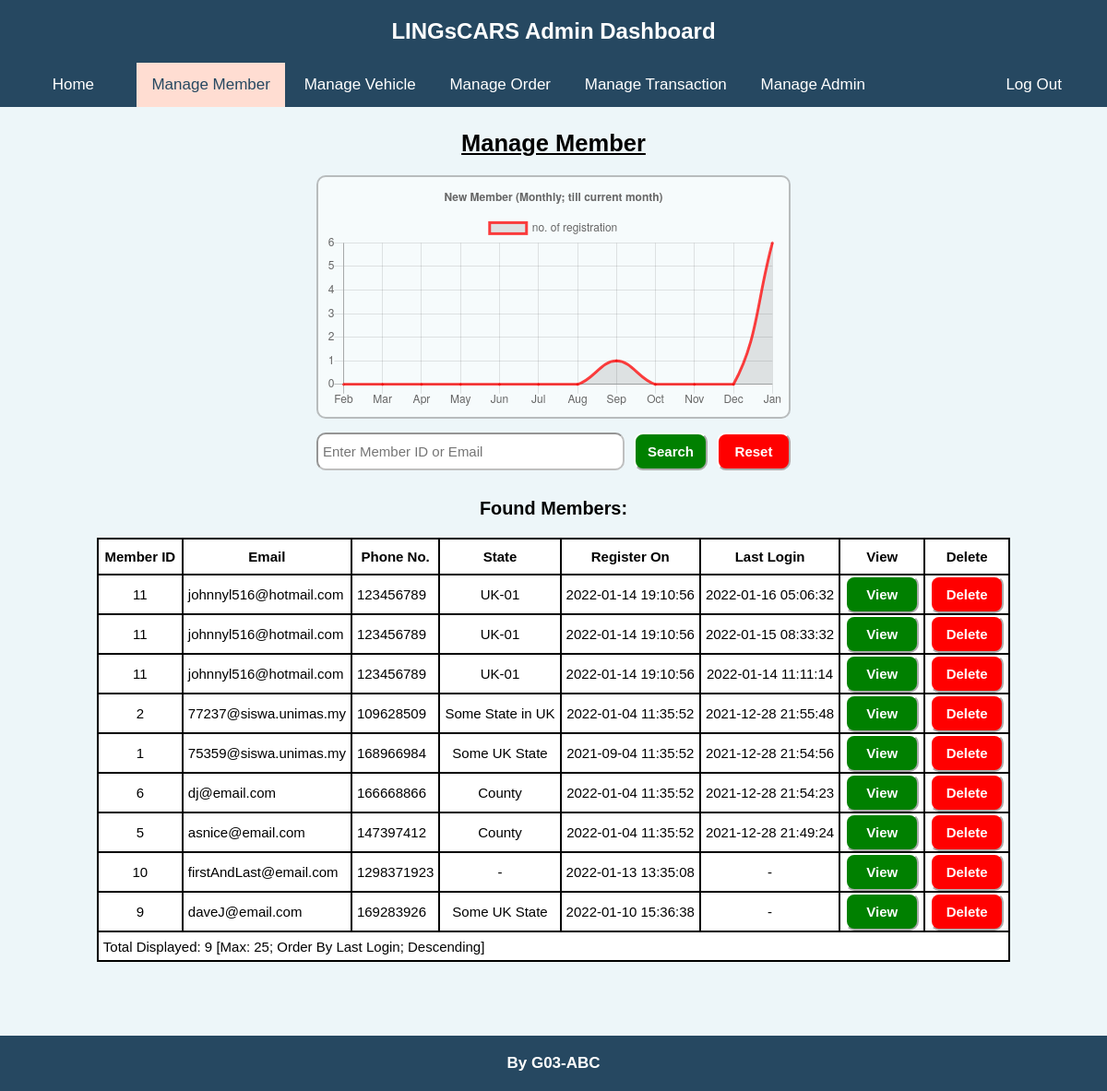
/admin/manageMember.php (signed in), run on an earlier commit of the app's database.
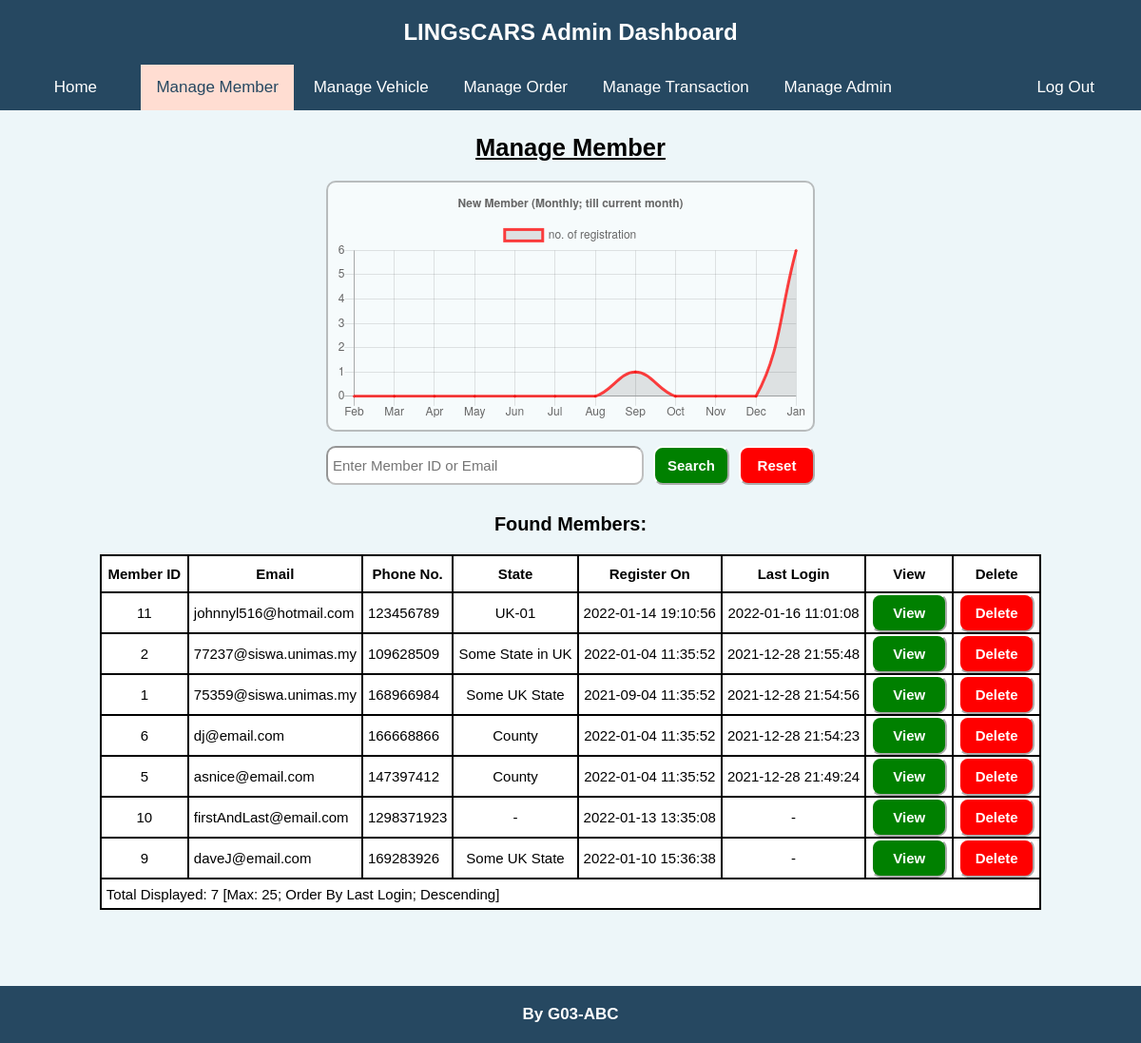
And on a later commit of the database.
### tables this page shows
CREATE TABLE `memberlog` (
  `id` int(11) NOT NULL,
  `memberId` int(11) NOT NULL,
  `loginDate` datetime DEFAULT NULL,
  `logoutDate` datetime DEFAULT NULL,
  `duration` int(11) DEFAULT NULL
);

CREATE TABLE `members` (
  `id` int(11) NOT NULL,
  `firstName` varchar(100) NOT NULL,
  `lastName` varchar(100) NOT NULL,
  `email` varchar(256) NOT NULL,
  `countryCode` varchar(4) NOT NULL DEFAULT '+44',
  `phone` varchar(11) NOT NULL,
  `password` varchar(256) NOT NULL,
  `gender` varchar(1) NOT NULL,
  `state` varchar(30) DEFAULT NULL,
  `registerDate` datetime NOT NULL DEFAULT current_timestamp(),
  `dob` date DEFAULT NULL
);

### admin/manageMember.php (the view, shortened to what the rows shown need)
<?php
    require_once($_SERVER['DOCUMENT_ROOT'] . "/admin/adminAuthenticate.php");
    $queryString = array();
    if (isset($_SERVER['QUERY_STRING'])) {
        parse_str($_SERVER['QUERY_STRING'], $queryString);
    }
    $manageMode = (isset($queryString['manage-mode'])) ? $queryString['manage-mode']: "";
    $passChecking = false;
    $wordToSearch = "";
    $allowViewMember = false;
    $allowDeleteMember = false;
?>
<!DOCTYPE html>
<html lang="en">
    <head>
        <link rel="stylesheet" href="/css/admin.css">
    </head>
    <body>
        <main>
            <h2>
                Manage Member
            </h2>
            <div class="manage-section">
                <?php if (
                    (isset($manageMode) && empty($manageMode)) ||
                    $passChecking ||
                    (isset($manageMode) && $manageMode == "search-member") ||
                    (isset($manageMode) && $manageMode == "view-member" && !$allowViewMember) ||
                    (isset($manageMode) && $manageMode == "delete-member" && !$allowDeleteMember)
                ): ?>
                    <?php
                        $monthXLabels = array();
                        $monthYTotalRegister = array();
                        for ($i = 0; $i < 12; $i++) {
                            $monthXLabels[$i] = date('M Y', strtotime((-11 + $i) . " month", strtotime(date("Y-m-15"))));
                            $monthYTotalRegister[$i] = 0;
                        }
                        $query = "SELECT members.registerDate FROM members ORDER BY registerDate";
                        $rs = mysqli_query($serverConnect, $query);
                        if ($rs) {
                            while ($record = mysqli_fetch_assoc($rs)) {
                                if (isset($record['registerDate'])) {
                                    for ($i = 0; $i < 12; $i++) {
                                        if (
                                            $monthXLabels[$i] == date('M Y', strtotime($record['registerDate']))
                                        ) {
                                            $monthYTotalRegister[$i]++;
                                            break;
                                        }
                                    }
                                }
                            }
                        }
                        for ($i = 0; $i < 12; $i++) {
                            $monthXLabels[$i] = date('M', strtotime((-11 + $i) . " month", strtotime(date("Y-m-15"))));
                        }
                    ?>
                            <script>
                                var xValues = <?php echo(json_encode($monthXLabels)) ?>;
                                var yValues = <?php echo(json_encode($monthYTotalRegister)) ?>;
                                new Chart(
                                    "monthRegisterChart", {
                                        type: "line",
                                        data: {
                                            labels: xValues,
                                            datasets: [{
                                                label: "no. of registration",
                                                fill: true,
                                                pointRadius: 1,
                                                borderColor: "rgba(255,0,0,0.75)",
                                                data: yValues
                                            }]
                                        },
                                        options: {
                                            title: {
                                                display: true,
                                                text: "New Member (Monthly; till current month)"
                                            }
                                        }
                                    }
                                );
                            </script>
                    <table class="db-table">
                        <thead>
                            <tr>
                                <th><form method='get' action='/admin/manageMember.php'>
                                    <button class='sort-button'>Member ID<?php
                                    ?></button>
                                </form></th>
                                <th><form method='get' action='/admin/manageMember.php'>
                                    <button class='sort-button'>Email<?php
                                    ?></button>
                                </form></th>
                                <th><form method='get' action='/admin/manageMember.php'>
                                    <button class='sort-button'>Phone No.<?php
                                    ?></button>
                                </form></th>
                                <th><form method='get' action='/admin/manageMember.php'>
                                    <button class='sort-button'>State<?php
                                    ?></button>
                                </form></th>
                                <th><form method='get' action='/admin/manageMember.php'>
                                    <button class='sort-button'>Register On<?php
                                    ?></button>
                                </form></th>
                                <th><form method='get' action='/admin/manageMember.php'>
                                    <button class='sort-button'>Last Login<?php
                                    ?></button>
                                </form></th>
                                <th>View</th>
                                <th>Delete</th>
                            </tr>
                        </thead>
                        <tbody>
                            <?php
                                $query = "SELECT members.id, members.email, members.phone, members.state, members.registerDate, memberlog.loginDate FROM members LEFT JOIN memberlog ON members.id = memberlog.memberId" .
                                (
                                    (isset($wordToSearch) && !empty($wordToSearch)) ?
                                    " WHERE members.id LIKE '%" .
                                    testInput($wordToSearch) .
                                    "%' OR members.email LIKE '%" .
                                    testInput($wordToSearch) .
                                    "%'" : ""
                                ) .
                                " ORDER BY";
                                if (isset($queryString['order-by'])) {
                                    if ($queryString['order-by'] == 'member-id-asc') {
                                        $query .= " members.id ASC";
                                    }
                                    else if ($queryString['order-by'] == 'member-id-desc') {
                                        $query .= " members.id DESC";
                                    }
                                    else if ($queryString['order-by'] == 'email-asc') {
                                        $query .= " members.email ASC";
                                    }
                                    else if ($queryString['order-by'] == 'email-desc') {
                                        $query .= " members.email DESC";
                                    }
                                    else if ($queryString['order-by'] == 'phone-no-asc') {
                                        $query .= " members.phone ASC";
                                    }
                                    else if ($queryString['order-by'] == 'phone-no-desc') {
                                        $query .= " members.phone DESC";
                                    }
                                    else if ($queryString['order-by'] == 'state-asc') {
                                        $query .= " members.state ASC";
                                    }
                                    else if ($queryString['order-by'] == 'state-desc') {
                                        $query .= " members.state DESC";
                                    }
                                    else if ($queryString['order-by'] == 'register-on-asc') {
                                        $query .= " members.registerDate ASC";
                                    }
                                    else if ($queryString['order-by'] == 'register-on-desc') {
                                        $query .= " members.registerDate DESC";
                                    }
                                    else if ($queryString['order-by'] == 'last-login-asc') {
                                        $query .= " memberlog.loginDate ASC";
                                    }
                                    else {
                                        $query .= " memberlog.loginDate DESC";
                                    }
                                }
                                else {
                                    $query .= " memberlog.loginDate DESC";
                                }
                                $query .= " LIMIT 25;";
                                $rs = mysqli_query($serverConnect, $query);
                            ?>
                            <?php if ($rs): ?>
                                <?php while ($user = mysqli_fetch_assoc($rs)): ?>
                                    <tr>
                                        <td class='center-text'>
                                            <?php echo((isset($user["id"])) ? $user["id"]: "-"); ?>
                                        </td>
                                        <td>
                                            <?php echo((isset($user["email"])) ? $user["email"]: "-"); ?>
                                        </td>
                                        <td>
                                            <?php echo((isset($user["phone"])) ? $user["phone"]: "-"); ?>
                                        </td>
                                        <td class='center-text'>
                                            <?php echo((isset($user["state"])) ? $user["state"]: "-"); ?>
                                        </td>
                                        <td class='center-text'>
                                            <?php echo((isset($user["registerDate"])) ? $user["registerDate"]: "-"); ?>
                                        </td>
                                        <td class='center-text'>
                                            <?php echo((isset($user["loginDate"])) ? $user["loginDate"]: "-"); ?>
                                        </td>
                                        <td>
                                            <form method='get' action='/admin/manageMember.php'>
                                                <button class='positive-button'>View</button>
                                            </form>
                                        </td>
                                        <td>
                                            <form method='get' action='/admin/manageMember.php'>
                                                <button class='negative-button'>Delete</button>
                                            </form>
                                        </td>
                                    </tr>
                                <?php endwhile; ?>
                            <?php endif; ?>
                        </tbody>
                    </table>
                <?php endif; ?>
            </div>
        </main>
    </body>
</html>

What changed in the data, as far as the page shows it:
removed memberlog: memberId "11", memberId.email "johnnyl516@hotmail.com", memberId.phone "123456789", memberId.state "UK-01", memberId.registerDate "2022-01-14 19:10:56", loginDate "2022-01-16 05:06:32"
removed memberlog: memberId "11", memberId.email "johnnyl516@hotmail.com", memberId.phone "123456789", memberId.state "UK-01", memberId.registerDate "2022-01-14 19:10:56", loginDate "2022-01-15 08:33:32"
changed memberlog "johnnyl516@hotmail.com": loginDate "2022-01-14 11:11:14" → "2022-01-16 11:01:08"
Also different on the page:
$recordCount: "9" → "7"
